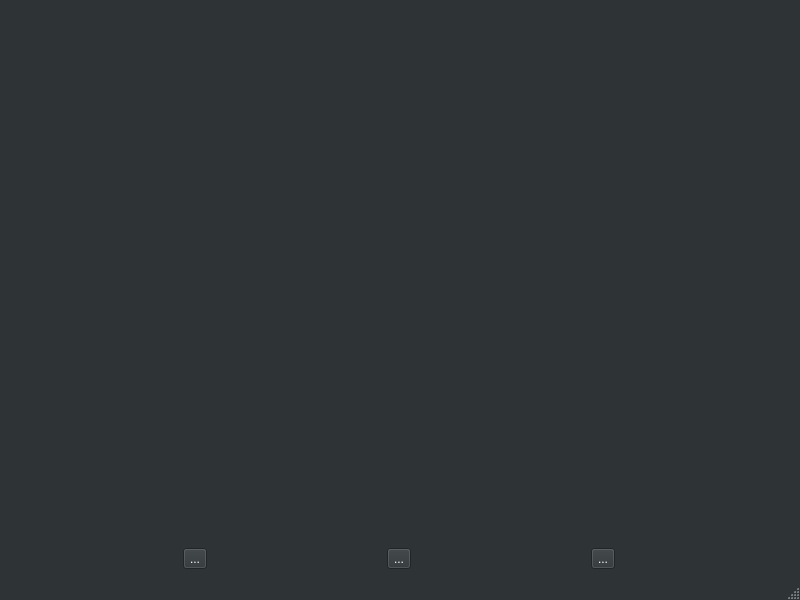
<?xml version="1.0" encoding="UTF-8"?>
<ui version="4.0">
 <class>Slideshow</class>
 <widget class="QMainWindow" name="Slideshow">
  <property name="geometry">
   <rect>
    <x>0</x>
    <y>0</y>
    <width>800</width>
    <height>600</height>
   </rect>
  </property>
  <property name="palette">
   <palette>
    <active>
     <colorrole role="WindowText">
      <brush brushstyle="SolidPattern">
       <color alpha="255">
        <red>255</red>
        <green>255</green>
        <blue>255</blue>
       </color>
      </brush>
     </colorrole>
     <colorrole role="Button">
      <brush brushstyle="SolidPattern">
       <color alpha="255">
        <red>46</red>
        <green>52</green>
        <blue>54</blue>
       </color>
      </brush>
     </colorrole>
     <colorrole role="Light">
      <brush brushstyle="SolidPattern">
       <color alpha="255">
        <red>69</red>
        <green>78</green>
        <blue>81</blue>
       </color>
      </brush>
     </colorrole>
     <colorrole role="Midlight">
      <brush brushstyle="SolidPattern">
       <color alpha="255">
        <red>57</red>
        <green>65</green>
        <blue>67</blue>
       </color>
      </brush>
     </colorrole>
     <colorrole role="Dark">
      <brush brushstyle="SolidPattern">
       <color alpha="255">
        <red>23</red>
        <green>26</green>
        <blue>27</blue>
       </color>
      </brush>
     </colorrole>
     <colorrole role="Mid">
      <brush brushstyle="SolidPattern">
       <color alpha="255">
        <red>30</red>
        <green>34</green>
        <blue>36</blue>
       </color>
      </brush>
     </colorrole>
     <colorrole role="Text">
      <brush brushstyle="SolidPattern">
       <color alpha="255">
        <red>255</red>
        <green>255</green>
        <blue>255</blue>
       </color>
      </brush>
     </colorrole>
     <colorrole role="BrightText">
      <brush brushstyle="SolidPattern">
       <color alpha="255">
        <red>255</red>
        <green>255</green>
        <blue>255</blue>
       </color>
      </brush>
     </colorrole>
     <colorrole role="ButtonText">
      <brush brushstyle="SolidPattern">
       <color alpha="255">
        <red>255</red>
        <green>255</green>
        <blue>255</blue>
       </color>
      </brush>
     </colorrole>
     <colorrole role="Base">
      <brush brushstyle="SolidPattern">
       <color alpha="255">
        <red>0</red>
        <green>0</green>
        <blue>0</blue>
       </color>
      </brush>
     </colorrole>
     <colorrole role="Window">
      <brush brushstyle="SolidPattern">
       <color alpha="255">
        <red>46</red>
        <green>52</green>
        <blue>54</blue>
       </color>
      </brush>
     </colorrole>
     <colorrole role="Shadow">
      <brush brushstyle="SolidPattern">
       <color alpha="255">
        <red>0</red>
        <green>0</green>
        <blue>0</blue>
       </color>
      </brush>
     </colorrole>
     <colorrole role="AlternateBase">
      <brush brushstyle="SolidPattern">
       <color alpha="255">
        <red>23</red>
        <green>26</green>
        <blue>27</blue>
       </color>
      </brush>
     </colorrole>
     <colorrole role="ToolTipBase">
      <brush brushstyle="SolidPattern">
       <color alpha="255">
        <red>255</red>
        <green>255</green>
        <blue>220</blue>
       </color>
      </brush>
     </colorrole>
     <colorrole role="ToolTipText">
      <brush brushstyle="SolidPattern">
       <color alpha="255">
        <red>0</red>
        <green>0</green>
        <blue>0</blue>
       </color>
      </brush>
     </colorrole>
     <colorrole role="PlaceholderText">
      <brush brushstyle="SolidPattern">
       <color alpha="128">
        <red>255</red>
        <green>255</green>
        <blue>255</blue>
       </color>
      </brush>
     </colorrole>
    </active>
    <inactive>
     <colorrole role="WindowText">
      <brush brushstyle="SolidPattern">
       <color alpha="255">
        <red>255</red>
        <green>255</green>
        <blue>255</blue>
       </color>
      </brush>
     </colorrole>
     <colorrole role="Button">
      <brush brushstyle="SolidPattern">
       <color alpha="255">
        <red>46</red>
        <green>52</green>
        <blue>54</blue>
       </color>
      </brush>
     </colorrole>
     <colorrole role="Light">
      <brush brushstyle="SolidPattern">
       <color alpha="255">
        <red>69</red>
        <green>78</green>
        <blue>81</blue>
       </color>
      </brush>
     </colorrole>
     <colorrole role="Midlight">
      <brush brushstyle="SolidPattern">
       <color alpha="255">
        <red>57</red>
        <green>65</green>
        <blue>67</blue>
       </color>
      </brush>
     </colorrole>
     <colorrole role="Dark">
      <brush brushstyle="SolidPattern">
       <color alpha="255">
        <red>23</red>
        <green>26</green>
        <blue>27</blue>
       </color>
      </brush>
     </colorrole>
     <colorrole role="Mid">
      <brush brushstyle="SolidPattern">
       <color alpha="255">
        <red>30</red>
        <green>34</green>
        <blue>36</blue>
       </color>
      </brush>
     </colorrole>
     <colorrole role="Text">
      <brush brushstyle="SolidPattern">
       <color alpha="255">
        <red>255</red>
        <green>255</green>
        <blue>255</blue>
       </color>
      </brush>
     </colorrole>
     <colorrole role="BrightText">
      <brush brushstyle="SolidPattern">
       <color alpha="255">
        <red>255</red>
        <green>255</green>
        <blue>255</blue>
       </color>
      </brush>
     </colorrole>
     <colorrole role="ButtonText">
      <brush brushstyle="SolidPattern">
       <color alpha="255">
        <red>255</red>
        <green>255</green>
        <blue>255</blue>
       </color>
      </brush>
     </colorrole>
     <colorrole role="Base">
      <brush brushstyle="SolidPattern">
       <color alpha="255">
        <red>0</red>
        <green>0</green>
        <blue>0</blue>
       </color>
      </brush>
     </colorrole>
     <colorrole role="Window">
      <brush brushstyle="SolidPattern">
       <color alpha="255">
        <red>46</red>
        <green>52</green>
        <blue>54</blue>
       </color>
      </brush>
     </colorrole>
     <colorrole role="Shadow">
      <brush brushstyle="SolidPattern">
       <color alpha="255">
        <red>0</red>
        <green>0</green>
        <blue>0</blue>
       </color>
      </brush>
     </colorrole>
     <colorrole role="AlternateBase">
      <brush brushstyle="SolidPattern">
       <color alpha="255">
        <red>23</red>
        <green>26</green>
        <blue>27</blue>
       </color>
      </brush>
     </colorrole>
     <colorrole role="ToolTipBase">
      <brush brushstyle="SolidPattern">
       <color alpha="255">
        <red>255</red>
        <green>255</green>
        <blue>220</blue>
       </color>
      </brush>
     </colorrole>
     <colorrole role="ToolTipText">
      <brush brushstyle="SolidPattern">
       <color alpha="255">
        <red>0</red>
        <green>0</green>
        <blue>0</blue>
       </color>
      </brush>
     </colorrole>
     <colorrole role="PlaceholderText">
      <brush brushstyle="SolidPattern">
       <color alpha="128">
        <red>255</red>
        <green>255</green>
        <blue>255</blue>
       </color>
      </brush>
     </colorrole>
    </inactive>
    <disabled>
     <colorrole role="WindowText">
      <brush brushstyle="SolidPattern">
       <color alpha="255">
        <red>23</red>
        <green>26</green>
        <blue>27</blue>
       </color>
      </brush>
     </colorrole>
     <colorrole role="Button">
      <brush brushstyle="SolidPattern">
       <color alpha="255">
        <red>46</red>
        <green>52</green>
        <blue>54</blue>
       </color>
      </brush>
     </colorrole>
     <colorrole role="Light">
      <brush brushstyle="SolidPattern">
       <color alpha="255">
        <red>69</red>
        <green>78</green>
        <blue>81</blue>
       </color>
      </brush>
     </colorrole>
     <colorrole role="Midlight">
      <brush brushstyle="SolidPattern">
       <color alpha="255">
        <red>57</red>
        <green>65</green>
        <blue>67</blue>
       </color>
      </brush>
     </colorrole>
     <colorrole role="Dark">
      <brush brushstyle="SolidPattern">
       <color alpha="255">
        <red>23</red>
        <green>26</green>
        <blue>27</blue>
       </color>
      </brush>
     </colorrole>
     <colorrole role="Mid">
      <brush brushstyle="SolidPattern">
       <color alpha="255">
        <red>30</red>
        <green>34</green>
        <blue>36</blue>
       </color>
      </brush>
     </colorrole>
     <colorrole role="Text">
      <brush brushstyle="SolidPattern">
       <color alpha="255">
        <red>23</red>
        <green>26</green>
        <blue>27</blue>
       </color>
      </brush>
     </colorrole>
     <colorrole role="BrightText">
      <brush brushstyle="SolidPattern">
       <color alpha="255">
        <red>255</red>
        <green>255</green>
        <blue>255</blue>
       </color>
      </brush>
     </colorrole>
     <colorrole role="ButtonText">
      <brush brushstyle="SolidPattern">
       <color alpha="255">
        <red>23</red>
        <green>26</green>
        <blue>27</blue>
       </color>
      </brush>
     </colorrole>
     <colorrole role="Base">
      <brush brushstyle="SolidPattern">
       <color alpha="255">
        <red>46</red>
        <green>52</green>
        <blue>54</blue>
       </color>
      </brush>
     </colorrole>
     <colorrole role="Window">
      <brush brushstyle="SolidPattern">
       <color alpha="255">
        <red>46</red>
        <green>52</green>
        <blue>54</blue>
       </color>
      </brush>
     </colorrole>
     <colorrole role="Shadow">
      <brush brushstyle="SolidPattern">
       <color alpha="255">
        <red>0</red>
        <green>0</green>
        <blue>0</blue>
       </color>
      </brush>
     </colorrole>
     <colorrole role="AlternateBase">
      <brush brushstyle="SolidPattern">
       <color alpha="255">
        <red>46</red>
        <green>52</green>
        <blue>54</blue>
       </color>
      </brush>
     </colorrole>
     <colorrole role="ToolTipBase">
      <brush brushstyle="SolidPattern">
       <color alpha="255">
        <red>255</red>
        <green>255</green>
        <blue>220</blue>
       </color>
      </brush>
     </colorrole>
     <colorrole role="ToolTipText">
      <brush brushstyle="SolidPattern">
       <color alpha="255">
        <red>0</red>
        <green>0</green>
        <blue>0</blue>
       </color>
      </brush>
     </colorrole>
     <colorrole role="PlaceholderText">
      <brush brushstyle="SolidPattern">
       <color alpha="128">
        <red>255</red>
        <green>255</green>
        <blue>255</blue>
       </color>
      </brush>
     </colorrole>
    </disabled>
   </palette>
  </property>
  <property name="windowTitle">
   <string>SlideShow</string>
  </property>
  <widget class="QWidget" name="centralwidget">
   <layout class="QVBoxLayout" name="verticalLayout">
    <item>
     <layout class="QHBoxLayout" name="horizontalLayout_2">
      <item>
       <spacer name="horizontalSpacer">
        <property name="orientation">
         <enum>Qt::Horizontal</enum>
        </property>
        <property name="sizeHint" stdset="0">
         <size>
          <width>40</width>
          <height>20</height>
         </size>
        </property>
       </spacer>
      </item>
      <item>
       <widget class="QLabel" name="label">
        <property name="text">
         <string>&lt;insert image here&gt;</string>
        </property>
        <property name="scaledContents">
         <bool>false</bool>
        </property>
        <property name="alignment">
         <set>Qt::AlignCenter</set>
        </property>
       </widget>
      </item>
      <item>
       <spacer name="horizontalSpacer_2">
        <property name="orientation">
         <enum>Qt::Horizontal</enum>
        </property>
        <property name="sizeHint" stdset="0">
         <size>
          <width>40</width>
          <height>20</height>
         </size>
        </property>
       </spacer>
      </item>
     </layout>
    </item>
    <item>
     <layout class="QVBoxLayout" name="verticalLayout_2">
      <item>
       <layout class="QHBoxLayout" name="horizontalLayout">
        <item>
         <widget class="QToolButton" name="toolButtonPrev">
          <property name="text">
           <string>...</string>
          </property>
         </widget>
        </item>
        <item>
         <widget class="QToolButton" name="toolButtonQuit">
          <property name="text">
           <string>...</string>
          </property>
         </widget>
        </item>
        <item>
         <widget class="QToolButton" name="toolButtonNext">
          <property name="text">
           <string>...</string>
          </property>
         </widget>
        </item>
       </layout>
      </item>
     </layout>
    </item>
   </layout>
  </widget>
  <widget class="QMenuBar" name="menubar">
   <property name="geometry">
    <rect>
     <x>0</x>
     <y>0</y>
     <width>800</width>
     <height>22</height>
    </rect>
   </property>
  </widget>
  <widget class="QStatusBar" name="statusbar"/>
  <action name="actionImage_suivante">
   <property name="icon">
    <iconset resource="ressources.qrc">
     <normaloff>:/ressources/images/RIGHTw-01.png</normaloff>:/ressources/images/RIGHTw-01.png</iconset>
   </property>
   <property name="text">
    <string>Image suivante</string>
   </property>
   <property name="shortcut">
    <string>Right</string>
   </property>
  </action>
  <action name="actionImage_pr_c_dente">
   <property name="icon">
    <iconset resource="ressources.qrc">
     <normaloff>:/ressources/images/LEFTw-01.png</normaloff>:/ressources/images/LEFTw-01.png</iconset>
   </property>
   <property name="text">
    <string>Image précédente</string>
   </property>
   <property name="shortcut">
    <string>Left</string>
   </property>
  </action>
  <action name="actionQuitter">
   <property name="icon">
    <iconset resource="ressources.qrc">
     <normaloff>:/ressources/images/CANCELw-01.png</normaloff>:/ressources/images/CANCELw-01.png</iconset>
   </property>
   <property name="text">
    <string>Quitter</string>
   </property>
   <property name="shortcut">
    <string>Esc</string>
   </property>
  </action>
 </widget>
 <resources>
  <include location="ressources.qrc"/>
 </resources>
 <connections/>
</ui>
